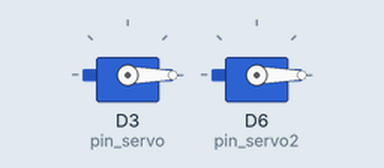
This program was run on a simulated Arduino Nano ESP32. Shown: 2 × servo.

Above: at 0.0 s.
At 9.97 s:
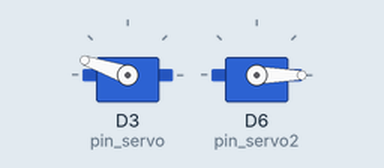
At 19.87 s:
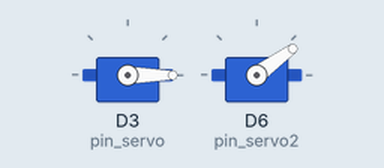
At 39.77 s:
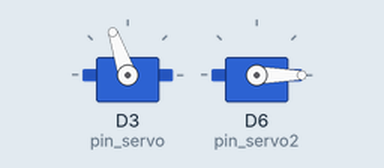
Timing chart, 0 to 40.0 s (numbered marks = the images above):
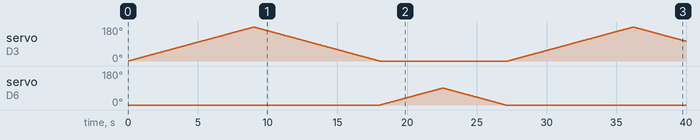

Measured:
- by itself, servo on D6 (pin_servo2): rises from 0° to 90° in 4.5 s, then falls to 0° in 4.5 s

The program:

main.cpp
```cpp
#include <Arduino.h>
#include <Servo.h> // Include la libreria per gestire i servomotori

// Creazione di due oggetti "Servo" che rappresentano i motori fisici
Servo mio_servo;
Servo mio_servo2;

// Definizione dei pin PWM a cui sono collegati i cavi di segnale dei servo
int pin_servo = D3;
int pin_servo2 = D6;

/**
 * Funzione personalizzata per muovere un servo in modo fluido.
 * @param s: Riferimento all'oggetto Servo da muovere
 * @param pos: Angolo massimo di arrivo (0-180 gradi)
 */
void muoviservo(Servo &s, int pos){
      // Ciclo FOR per andare da 0 all'angolo desiderato (pos)
      for(int i = 0; i < pos; i++){
        s.write(i);      // Imposta l'angolo del servo a 'i'
        delay(50);       // Piccola pausa per controllare la velocità del movimento
      }

      // Ciclo FOR inverso per tornare dall'angolo 'pos' a 0
      for(int i = pos; i >= 0; i--){
        s.write(i);      // Imposta l'angolo
        delay(50);       // Pausa
      }
}

void setup()
{
  // Collega (attach) l'oggetto servo al pin fisico corrispondente
  mio_servo.attach(pin_servo);
  mio_servo.write(0);           // Posiziona il servo a 0 gradi all'avvio

  mio_servo2.attach(pin_servo2);
  mio_servo2.write(0);          // Posiziona il secondo servo a 0 gradi
}

void loop()
{
  // Chiama la funzione muoviservo passando il primo motore e l'ampiezza di 180 gradi
  // Nota: il secondo motore (mio_servo2) in questo loop raggiunge l'ampiezza di 90 gradi
  muoviservo(mio_servo, 180);
  muoviservo(mio_servo2, 90);

  // Attesa di 100ms prima di ricominciare il ciclo
  delay(100);
}
```
